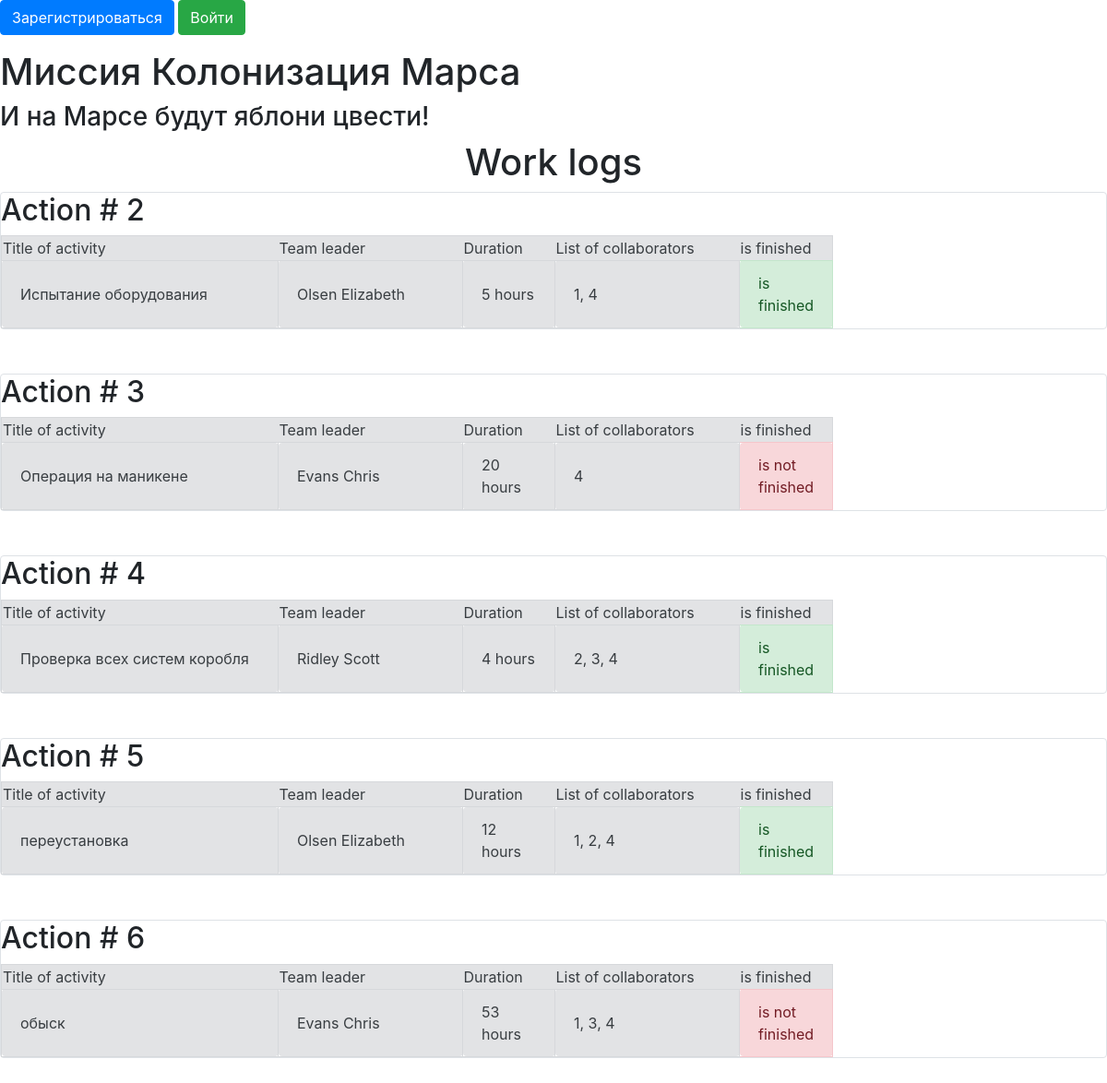
Before: /jobs_list with the older database file.
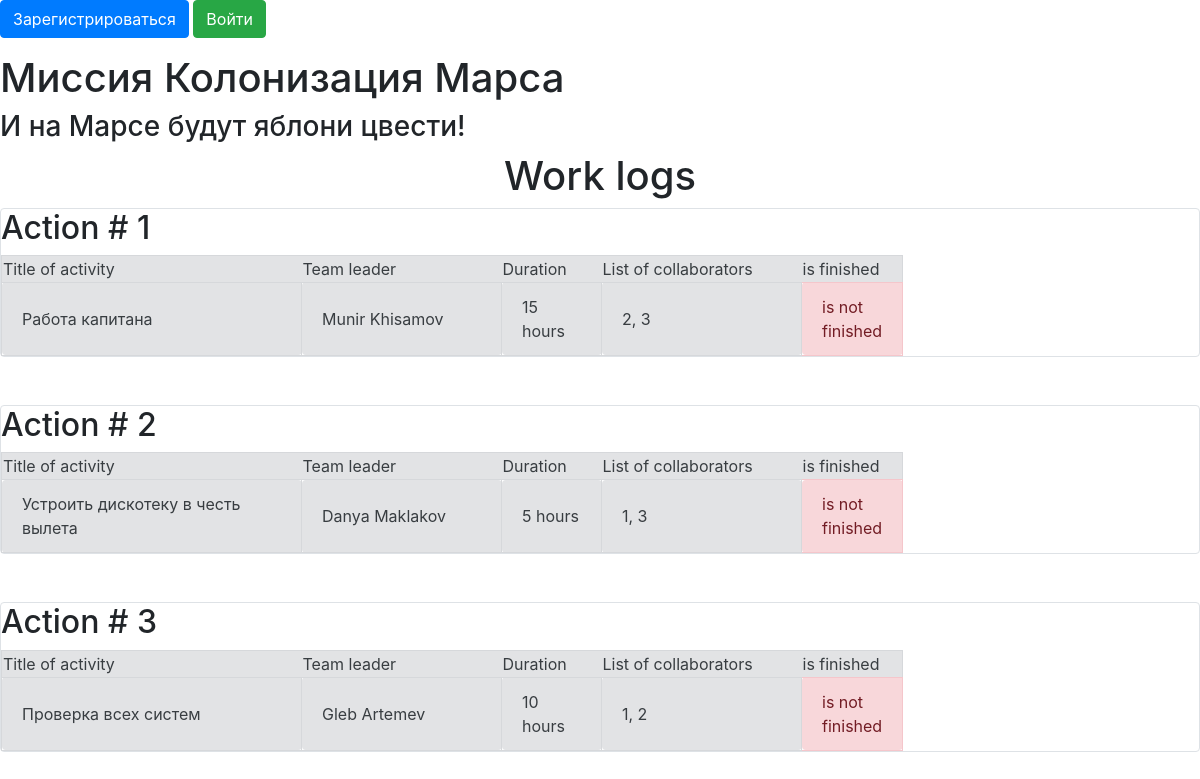
After: the same page with the newer database file.
### data/jobs.py (models this page shows, shortened)
class Jobs(SqlAlchemyBase, UserMixin, SerializerMixin):
    __tablename__ = 'jobs'
    id = sqlalchemy.Column(sqlalchemy.Integer,
                           primary_key=True, autoincrement=True)
    team_leader = sqlalchemy.Column(sqlalchemy.Integer,
                                    sqlalchemy.ForeignKey("users.id"))
    job = sqlalchemy.Column(sqlalchemy.String, nullable=True)
    work_size = sqlalchemy.Column(sqlalchemy.Integer, nullable=True)
    collaborators = sqlalchemy.Column(sqlalchemy.String, nullable=True)
    start_date = sqlalchemy.Column(sqlalchemy.DateTime, default=datetime.datetime.now)
    end_date = sqlalchemy.Column(sqlalchemy.DateTime)
    is_finished = sqlalchemy.Column(sqlalchemy.Boolean)
    user = orm.relation('User')

### data/users.py (models this page shows, shortened)
class User(SqlAlchemyBase, UserMixin, SerializerMixin):
    __tablename__ = 'users'
    id = sqlalchemy.Column(sqlalchemy.Integer,
                           primary_key=True, autoincrement=True)
    surname = sqlalchemy.Column(sqlalchemy.String, nullable=True)
    name = sqlalchemy.Column(sqlalchemy.String, nullable=True)
    age = sqlalchemy.Column(sqlalchemy.Integer, nullable=True)
    position = sqlalchemy.Column(sqlalchemy.String, nullable=True)
    speciality = sqlalchemy.Column(sqlalchemy.String, nullable=True)
    address = sqlalchemy.Column(sqlalchemy.String, nullable=True)
    email = sqlalchemy.Column(sqlalchemy.String,
                              index=True, unique=True, nullable=True)
    jobs = orm.relation('Jobs')
    hashed_password = sqlalchemy.Column(sqlalchemy.String, nullable=True)
    modified_date = sqlalchemy.Column(sqlalchemy.DateTime,
                                      default=datetime.datetime.now)

### main.py (the view)
@app.route('/')
@app.route('/jobs_list')
def jobs_list():
    session = db_session.create_session()
    jobs = session.query(Jobs).all()
    return render_template("index.html", jobs=jobs)

### data/db_session.py (called while the page is built)
def create_session() -> Session:
    global __factory
    return __factory()

### templates/index.html (shortened to what this page needs)
{% extends "base.html" %}
{% block content %}
<h1 align="center">Work logs</h1>
{% for item in jobs%}
<div class="col-md6 border rounded">
    <h2>Action # {{item.id}}</h2>
    <table>
        <tr class="alert alert-secondary" role="alert">
            <td width="300">Title of activity</td>
            <td width="200">Team leader</td>
            <td width="100">Duration</td>
            <td width="200">List of collaborators</td>
            <td width="100">is finished</td>
        </tr>
        <tr>
            <td class="alert alert-secondary" role="alert" width="300">{{ item.job }}</td>
            <td class="alert alert-secondary" role="alert" width="200">{{ item.user.name }} {{ item.user.surname }}</td>
            <td class="alert alert-secondary" role="alert" width="100">{{ item.work_size }} hours</td>
            <td class="alert alert-secondary" role="alert" width="200">{{ item.collaborators }}</td>
            {% if item.is_finished %}
            <td class="alert alert-success" role="alert" width="100">is finished</td>
            {% else %}
            <td class="alert alert-danger" role="alert" width="100">is not finished</td>
            {% endif %}
        </tr>
    </table>
</div>
<br>
<br>
{% endfor %}
{% endblock %}

### templates/base.html (shortened to what this page needs)
<!DOCTYPE html>
<html lang="en">
<head>
    <link rel="stylesheet" href="static/css/style_new_2.css" />
    <link rel="stylesheet"
        href="https://stackpath.bootstrapcdn.com/bootstrap/4.4.1/css/bootstrap.min.css"
>
</head>
<body>
    {% if current_user.is_authenticated %}
        <a class="navbar-brand" href="/logout">{{ current_user.name }} {{ current_user.surname }}</a>
    {% else %}
        <p>
            <a class="btn btn-primary " href="/register">Зарегистрироваться</a>
            <a class="btn btn-success" href="/login">Войти</a>
        </p>
    {% endif %}
    <h1>Миссия Колонизация Марса</h1>
    <h3>И на Марсе будут яблони цвести!</h3>
    {% block content %}
    {% endblock %}
</body>
</html>

Changed rows visible on the page:
removed Jobs: id "4", job "Проверка всех систем коробля", user.name "Ridley", user.surname "Scott", work_size "4", collaborators "2, 3, 4", is_finished "is finished"
removed Jobs: id "5", job "переустановка", user.name "Olsen", user.surname "Elizabeth", work_size "12", collaborators "1, 2, 4", is_finished "is finished"
removed Jobs: id "6", job "обыск", user.name "Evans", user.surname "Chris", work_size "53", collaborators "1, 3, 4", is_finished "is not finished"
added Jobs: id "1", job "Работа капитана", user.name "Munir", user.surname "Khisamov", work_size "15", collaborators "2, 3", is_finished "is not finished"
changed Jobs id 2: job "Испытание оборудования" → "Устроить дискотеку в честь вылета"; user.name "Olsen" → "Danya"; user.surname "Elizabeth" → "Maklakov"; collaborators "1, 4" → "1, 3"; is_finished "is finished" → "is not finished"
changed Jobs id 3: job "Операция на маникене" → "Проверка всех систем"; user.name "Evans" → "Gleb"; user.surname "Chris" → "Artemev"; work_size "20" → "10"; collaborators "4" → "1, 2"
